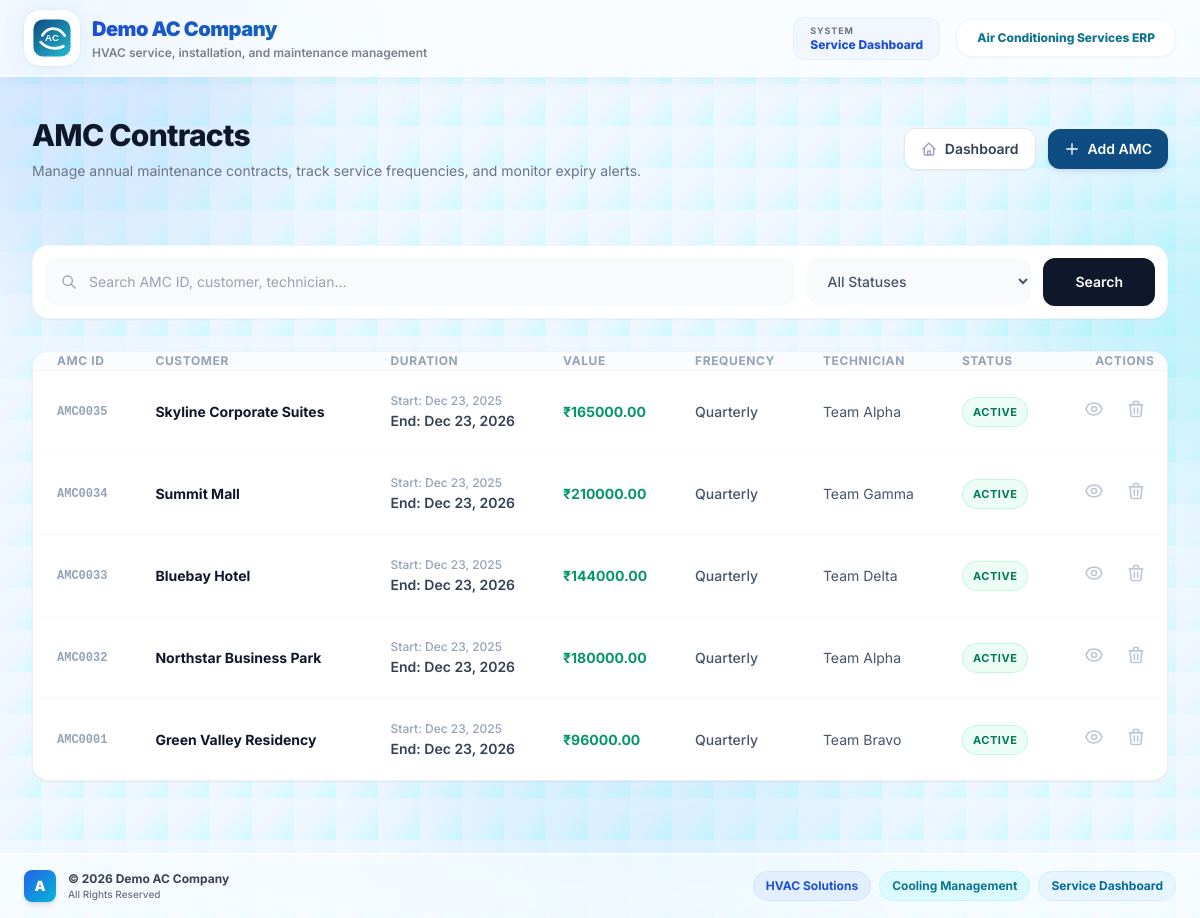
The app's page /amc/ (signed in) with its own data.
### amc/models.py (models this page shows, shortened)
class AMCContract(models.Model):
    STATUS_CHOICES = (
        ('ACTIVE', 'Active'),
        ('EXPIRED', 'Expired'),
        ('HOLD', 'Hold'),
        ('CANCELLED', 'Cancelled'),
    )
    FREQUENCY_CHOICES = (
        ('MONTHLY', 'Monthly'),
        ('QUARTERLY', 'Quarterly'),
        ('HALF_YEARLY', 'Half Yearly'),
        ('YEARLY', 'Yearly'),
    )
    amc_id = models.CharField(
        max_length=20,
        unique=True,
        blank=True
    )
    customer = models.ForeignKey(
        Customer,
        on_delete=models.CASCADE,
        related_name='amc_contracts'
    )
    contract_start_date = models.DateField()
    contract_end_date = models.DateField(
        blank=True,
        null=True
    )
    contract_value = models.DecimalField(
        max_digits=12,
        decimal_places=2,
        default=0
    )
    services_per_year = models.PositiveIntegerField(default=4)
    service_frequency = models.CharField(
        max_length=20,
        choices=FREQUENCY_CHOICES,
        default='QUARTERLY'
    )
    technician_name = models.CharField(
        max_length=150,
        blank=True,
        null=True
    )
    status = models.CharField(
        max_length=20,
        choices=STATUS_CHOICES,
        default='ACTIVE'
    )
    remarks = models.TextField(
        blank=True,
        null=True
    )
    created_by = models.ForeignKey(
        User,
        on_delete=models.SET_NULL,
        blank=True,
        null=True
    )
    created_at = models.DateTimeField(auto_now_add=True)
    class Meta:
        ordering = ["-id"]

### customers/models.py (models this page shows, shortened)
class Customer(models.Model):
    CUSTOMER_CATEGORY_CHOICES = (
        ("GENERAL", "General Customer"),
        ("WARRANTY", "Warranty Customer"),
        ("AMC", "AMC Customer"),
    )
    customer_id = models.CharField(max_length=20, unique=True, blank=True)
    customer_category = models.CharField(
        max_length=20,
        choices=CUSTOMER_CATEGORY_CHOICES,
        default="GENERAL"
    )
    customer_name = models.CharField(max_length=200)
    company_name = models.CharField(max_length=200, blank=True, null=True)
    phone_number = models.CharField(max_length=15)
    whatsapp_number = models.CharField(max_length=15, blank=True, null=True)
    email = models.EmailField(blank=True, null=True)
    gst_number = models.CharField(max_length=30, blank=True, null=True)
    address = models.TextField(blank=True, null=True)
    landmark = models.CharField(max_length=200, blank=True, null=True)
    city = models.CharField(max_length=100, blank=True, null=True)
    state = models.CharField(max_length=100, blank=True, null=True)
    pincode = models.CharField(max_length=10, blank=True, null=True)
    remarks = models.TextField(blank=True, null=True)
    warranty_start_date = models.DateField(blank=True, null=True)
    warranty_end_date = models.DateField(blank=True, null=True)
    amc_start_date = models.DateField(blank=True, null=True)
    amc_end_date = models.DateField(blank=True, null=True)
    is_active = models.BooleanField(default=True)
    created_by = models.ForeignKey(
        User,
        on_delete=models.SET_NULL,
        blank=True,
        null=True,
        related_name="created_customers"
    )
    created_at = models.DateTimeField(auto_now_add=True)
    updated_at = models.DateTimeField(auto_now=True)
    class Meta:
        ordering = ["-id"]

### amc/views.py (the view)
# urls.py: path("", views.amc_list, name="amc_list"),
@login_required
def amc_list(request):
    profile = get_profile(request)
    search = request.GET.get("search", "")
    status = request.GET.get("status", "")
    amcs = AMCContract.objects.select_related(
        "customer",
        "created_by"
    ).all().order_by("-id")
    if search:
        amcs = amcs.filter(
            Q(amc_id__icontains=search) |
            Q(customer__customer_name__icontains=search) |
            Q(technician_name__icontains=search)
        )
    if status:
        amcs = amcs.filter(status=status)
    today = timezone.now().date()
    expiry_date = today + timedelta(days=30)
    expiring_count = AMCContract.objects.filter(
        status="ACTIVE",
        contract_end_date__range=[today, expiry_date]
    ).count()
    pending_visit_count = AMCVisit.objects.filter(
        status="PENDING",
        visit_date__lte=today
    ).count()
    return render(request, "amc_list.html", {
        "profile": profile,
        "amcs": amcs,
        "search": search,
        "status": status,
        "expiring_count": expiring_count,
        "pending_visit_count": pending_visit_count,
    })

### amc/views.py (called while the page is built)
def get_profile(request):
    profile, created = Profile.objects.get_or_create(
        user=request.user,
        defaults={
            "role": "MANAGER"
        }
    )
    return profile

### puriaccooling/context_processors.py (called while the page is built)
def branding(request):
    return {"BRAND": APP_BRANDING}

### templates/amc_list.html (shortened to what this page needs)
{% extends 'base.html' %}
{% block content %}
<div class="max-w-7xl mx-auto px-4 sm:px-6 lg:px-8 py-10">
    <div class="flex flex-col md:flex-row md:items-center md:justify-between gap-6 mb-8">
        <div>
            <h1 class="text-3xl font-extrabold tracking-tight text-slate-900">AMC Contracts</h1>
            <p class="mt-2 text-sm text-slate-500 max-w-2xl">
                Manage annual maintenance contracts, track service frequencies, and monitor expiry alerts.
            </p>
        </div>
        <div class="flex flex-wrap items-center gap-3">
            <a href="{% url 'dashboard' %}" class="inline-flex items-center justify-center px-4 py-2.5 text-sm font-semibold text-slate-700 bg-white border border-slate-200 rounded-xl shadow-sm hover:bg-slate-50 hover:border-slate-300 hover:text-slate-900 transition-all">
                Dashboard
            </a>
            <a href="{% url 'add_amc' %}" class="inline-flex items-center justify-center px-4 py-2.5 text-sm font-semibold text-white bg-[#0F4C81] rounded-xl shadow-md shadow-blue-900/10 hover:bg-[#0b3d68] hover:shadow-lg hover:shadow-blue-900/20 transition-all">
                <svg class="w-4 h-4 mr-2" fill="none" stroke="currentColor" viewBox="0 0 24 24"><path stroke-linecap="round" stroke-linejoin="round" stroke-width="2" d="M12 4v16m8-8H4"></path></svg>
                Add AMC
            </a>
        </div>
    </div>
    <div class="bg-white rounded-2xl border border-slate-100 shadow-sm p-3 mb-8">
        <form method="GET" class="flex flex-col lg:flex-row gap-3">
            <div class="relative flex-1">
                <div class="absolute inset-y-0 left-0 flex items-center pl-4 pointer-events-none">
                </div>
                <input
                    type="text"
                    name="search"
                    value="{{ search|default:'' }}"
                    placeholder="Search AMC ID, customer, technician..."
                    class="w-full text-sm border-none bg-slate-50 focus:bg-white focus:ring-2 focus:ring-[#0F4C81]/20 outline-none pl-11 pr-4 py-3.5 rounded-xl transition-all"
                >
            </div>
            <div class="w-full lg:w-56">
                <select
                    name="status"
                    class="w-full text-sm border-none bg-slate-50 focus:bg-white focus:ring-2 focus:ring-[#0F4C81]/20 outline-none px-4 py-3.5 rounded-xl transition-all cursor-pointer font-medium text-slate-600"
                >
                    <option value="">All Statuses</option>
                </select>
            </div>
            <div class="flex gap-2">
                <button type="submit" class="flex-1 lg:flex-none inline-flex items-center justify-center px-8 py-3.5 text-sm font-semibold text-white bg-slate-900 rounded-xl hover:bg-slate-800 transition-all shadow-sm">
                    Search
                </button>
            </div>
        </form>
    </div>
    <div class="bg-white rounded-2xl border border-slate-200/60 shadow-sm overflow-hidden flex flex-col">
        <div class="overflow-x-auto">
            <table class="w-full text-sm text-left text-slate-500">
                <thead class="text-xs uppercase font-bold text-slate-400 bg-slate-50/50 border-b border-slate-100">
                    <tr>
                        <th class="px-6 py-4.5 tracking-wider">AMC ID</th>
                        <th class="px-6 py-4.5 tracking-wider">Customer</th>
                        <th class="px-6 py-4.5 tracking-wider">Duration</th>
                        <th class="px-6 py-4.5 tracking-wider">Value</th>
                        <th class="px-6 py-4.5 tracking-wider">Frequency</th>
                        <th class="px-6 py-4.5 tracking-wider">Technician</th>
                        <th class="px-6 py-4.5 tracking-wider">Status</th>
                        <th class="px-6 py-4.5 tracking-wider text-right">Actions</th>
                    </tr>
                </thead>
                <tbody class="divide-y divide-slate-50 bg-white">
                    {% for amc in amcs %}
                    <tr class="hover:bg-slate-50/60 transition-colors duration-150 group">
                        <td class="px-6 py-5 font-mono text-xs font-semibold text-slate-400 whitespace-nowrap">
                            {{ amc.amc_id }}
                        </td>
                        <td class="px-6 py-5 whitespace-nowrap">
                            {% if profile.role == "CEO" %}
                            <a href="{% url 'edit_amc' amc.id %}" class="inline-flex items-center gap-2 group/edit cursor-pointer">
                                <span class="font-bold text-slate-900 group-hover/edit:text-[#0F4C81] transition-colors">
                                    {{ amc.customer.customer_name|title }}
                                </span>
                            </a>
                            {% else %}
                            <span class="font-bold text-slate-900">
                                {{ amc.customer.customer_name|title }}
                            </span>
                            {% endif %}
                        </td>
                        <td class="px-6 py-5 text-slate-600 whitespace-nowrap">
                            <div class="flex flex-col gap-0.5">
                                <span class="text-xs text-slate-400 font-medium">Start: {{ amc.contract_start_date|date:"M d, Y" }}</span>
                                <span class="font-semibold text-slate-700">End: {{ amc.contract_end_date|date:"M d, Y" }}</span>
                            </div>
                        </td>
                        <td class="px-6 py-5 font-bold text-emerald-600 whitespace-nowrap">
                            ₹{{ amc.contract_value|default:"0" }}
                        </td>
                        <td class="px-6 py-5 font-medium text-slate-600 whitespace-nowrap">
                            {{ amc.get_service_frequency_display }}
                        </td>
                        <td class="px-6 py-5 text-slate-600 whitespace-nowrap">
                            {{ amc.technician_name|default:"—"|title }}
                        </td>
                        <td class="px-6 py-5 whitespace-nowrap">
                            {% if amc.status == "ACTIVE" %}
                            <span class="inline-flex items-center px-2.5 py-1 rounded-full text-[11px] uppercase tracking-wider font-bold bg-emerald-50 text-emerald-700 border border-emerald-200/60">
                                Active
                            </span>
                            {% elif amc.status == "EXPIRED" %}
                            <span class="inline-flex items-center px-2.5 py-1 rounded-full text-[11px] uppercase tracking-wider font-bold bg-rose-50 text-rose-700 border border-rose-200/60">
                                Expired
                            </span>
                            {% elif amc.status == "HOLD" %}
                            <span class="inline-flex items-center px-2.5 py-1 rounded-full text-[11px] uppercase tracking-wider font-bold bg-amber-50 text-amber-700 border border-amber-200/60">
                                On Hold
                            </span>
                            {% else %}
                            <span class="inline-flex items-center px-2.5 py-1 rounded-full text-[11px] uppercase tracking-wider font-bold bg-slate-100 text-slate-600 border border-slate-200/60">
                                {{ amc.get_status_display }}
                            </span>
                            {% endif %}
                        </td>
                        <td class="px-6 py-5 text-right whitespace-nowrap">
                            <div class="inline-flex items-center justify-end gap-1.5 opacity-60 group-hover:opacity-100 transition-opacity">
                                <a href="{% url 'amc_detail' amc.id %}" class="p-2 text-slate-400 hover:text-[#0F4C81] hover:bg-blue-50 rounded-lg transition-colors duration-200" title="View Details">
                                </a>
                                {% if profile.role == "CEO" %}
                                <a href="{% url 'delete_amc' amc.id %}" onclick="return confirm('Are you sure you want to permanently delete this AMC contract?')" class="p-2 text-slate-400 hover:text-rose-500 hover:bg-rose-50 rounded-lg transition-colors duration-200" title="Delete Contract">
                                    <svg class="w-5 h-5" fill="none" stroke="currentColor" viewBox="0 0 24 24"><path stroke-linecap="round" stroke-linejoin="round" stroke-width="2" d="M19 7l-.867 12.142A2 2 0 0116.138 21H7.862a2 2 0 01-1.995-1.858L5 7m5 4v6m4-6v6m1-10V4a1 1 0 00-1-1h-4a1 1 0 00-1 1v3M4 7h16"></path></svg>
                                </a>
                                {% endif %}
                            </div>
                        </td>
                    </tr>
                    {% endfor %}
                </tbody>
            </table>
        </div>
    </div>
</div>
{% endblock %}

### templates/base.html (style rules this page uses)
body { font-family: 'Inter', sans-serif; scroll-behavior: smooth; }
.soft-grid { background-image: linear-gradient(rgba(59, 130, 246, 0.08) 1px, transparent 1px), linear-gradient(90deg, rgba(59, 130, 246, 0.08) 1px, transparent 1px); background-size: 42px 42px; }

### records on screen
AMCContract: amc_id "AMC0035", customer.customer_name "Skyline Corporate Suites", contract_start_date "Dec 23, 2025", contract_end_date "Dec 23, 2026", contract_value "165000.00", service_frequency "Quarterly", technician_name "Team Alpha", status "ACTIVE"
AMCContract: amc_id "AMC0034", customer.customer_name "Summit Mall", contract_start_date "Dec 23, 2025", contract_end_date "Dec 23, 2026", contract_value "210000.00", service_frequency "Quarterly", technician_name "Team Gamma", status "ACTIVE"
AMCContract: amc_id "AMC0033", customer.customer_name "Bluebay Hotel", contract_start_date "Dec 23, 2025", contract_end_date "Dec 23, 2026", contract_value "144000.00", service_frequency "Quarterly", technician_name "Team Delta", status "ACTIVE"
AMCContract: amc_id "AMC0032", customer.customer_name "Northstar Business Park", contract_start_date "Dec 23, 2025", contract_end_date "Dec 23, 2026", contract_value "180000.00", service_frequency "Quarterly", technician_name "Team Alpha", status "ACTIVE"
AMCContract: amc_id "AMC0001", customer.customer_name "Green Valley Residency", contract_start_date "Dec 23, 2025", contract_end_date "Dec 23, 2026", contract_value "96000.00", service_frequency "Quarterly", technician_name "Team Bravo", status "ACTIVE"

### other values on screen
{{ BRAND.TAGLINE }} "HVAC service, installation, and maintenance management"
{{ BRAND.APP_NAME }} "Air Conditioning Services ERP"
{{ BRAND.LOGO_TEXT|slice:":1" }} "A"
{{ BRAND.BRAND_YEAR }} "2026"
{{ BRAND.COMPANY_NAME }} "Demo AC Company"
